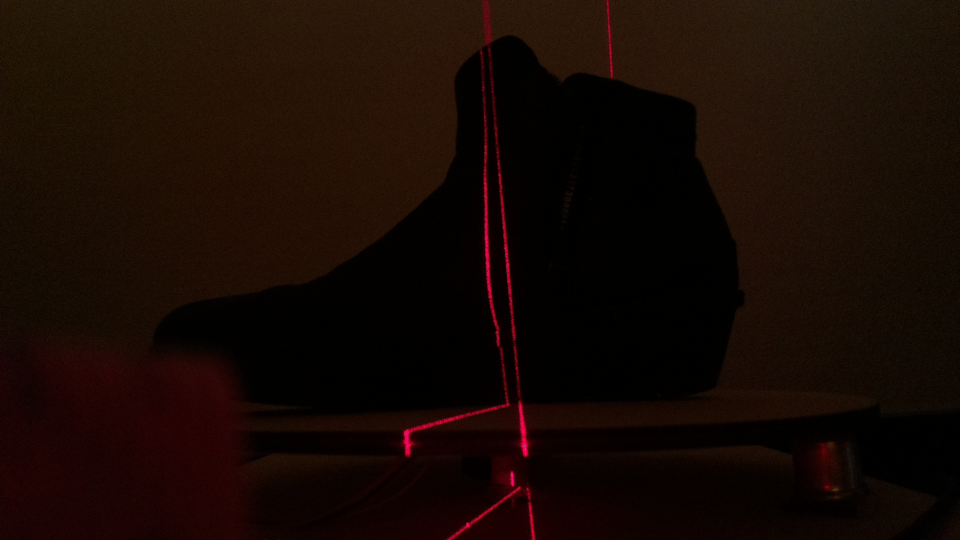
#> input picture testing_pointcloud/Fotos/test0.jpg, 1920 x 1080 px (shown at 1/2 size); its folder holds 4 pictures in this run
$ python Main.py
#> lines starting #> are read from the running program, lines starting #| are printed output that depends on the picture; after the words box and inside, x2 and y2 are one past the last pixel; in counts of white or black regions, pixels touching at a corner belong together
### testing_pointcloud/Coordinates.py
import cv2
import numpy as np

class Coordinates():

    def calculateCoordinates():
        for i in range(73):
            # Get image
            path = "Fotos/test" + str(i) + ".jpg"
            #path = "test.jpg"
            print(path)
            image = cv2.imread(path)
#> image is the input picture: shape (1080, 1920, 3); mean B, G, R 3.6, 9.4, 22.8

            hsv = cv2.cvtColor(image, cv2.COLOR_BGR2HSV)
#> hsv: shape (1080, 1920, 3); mean H, S, V 15.5, 209.3, 22.8

            lower_red = np.array([150, 150, 80])
            upper_red = np.array([255, 255, 255])

            mask = cv2.inRange(hsv, lower_red, upper_red)
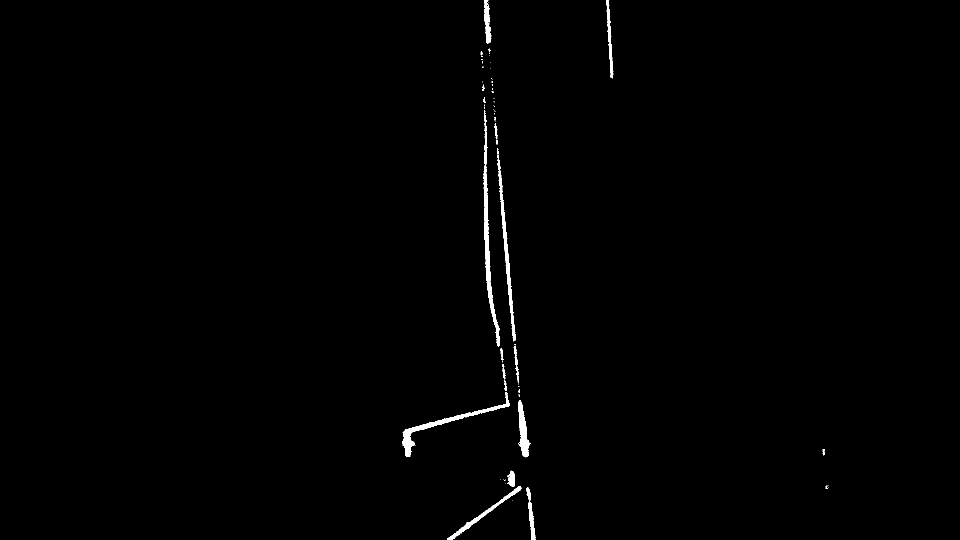
#> mask: shape (1080, 1920) (shown at 1/2 size); 0.66% white; 64 white regions (42 under 20 px), largest, box (x1, y1, x2, y2) and area: (967, 220, 1000, 693) 2971, (804, 785, 1020, 914) 2460, (996, 341, 1032, 683) 1975

            new_image = cv2.cvtColor(mask, cv2.COLOR_GRAY2BGR)

            indices = np.where(new_image == [255])

            coordinates = list(zip(indices[0], indices[1]))
#> coordinates = 41118 items
            coordinatesNoDupes = []

            for index in coordinates:
                if index not in coordinatesNoDupes:
                    coordinatesNoDupes.append(index)
#> this loop made 41118 passes
#> index on passes 1 to 3: (0, 968), (0, 968), (0, 968)
#> after the loop, coordinatesNoDupes = 13706 pairs, first value 0 to 1079, second value 804 to 1656

            zipped_list = coordinatesNoDupes[:]
#> zipped_list has the same summary as coordinatesNoDupes
            np.savetxt('xycoordinates' + str(i) + '.txt', zipped_list, fmt = '%d')
#> pass 2 of the loop in calculateCoordinates, `for i in range(73):`:
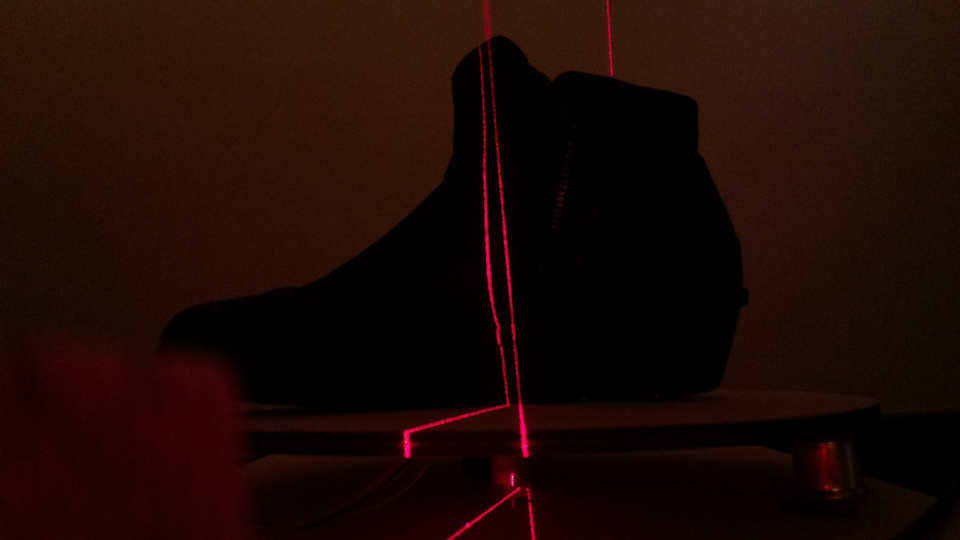
#> input picture testing_pointcloud/Fotos/test1.jpg, 1920 x 1080 px (shown at 1/2 size)
#> in calculateCoordinates, image is the input picture: shape (1080, 1920, 3); mean B, G, R 4, 9.3, 28.5
#> hsv: shape (1080, 1920, 3); mean H, S, V 16.9, 209, 28.5
#> in calculateCoordinates, `mask = cv2.inRange(hsv, lower_red, upper_red)`:
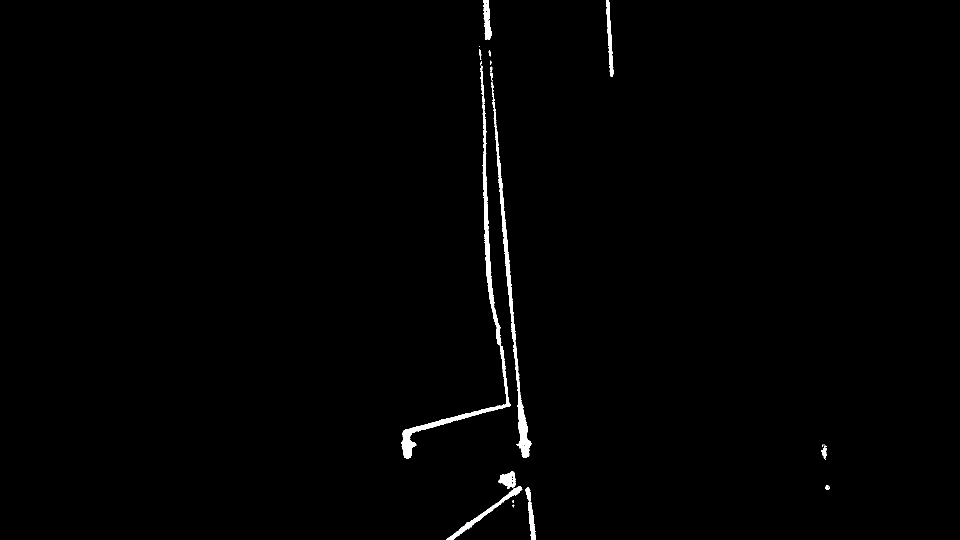
#> mask: shape (1080, 1920) (shown at 1/2 size); 0.84% white; 25 white regions (11 under 20 px), largest, box (x1, y1, x2, y2) and area: (802, 131, 1022, 917) 6907, (982, 164, 1064, 916) 5127, (892, 973, 1045, 1080) 1475
#> coordinates = 52155 items
#> the loop in calculateCoordinates, `for index in coordinates:` made 52155 passes
#> index on passes 1 to 3: (0, 967), (0, 967), (0, 967)
#> after the loop in calculateCoordinates, `for index in coordinates:`: coordinatesNoDupes = 17385 pairs, first value 0 to 1079, second value 802 to 1658
#> zipped_list has the same summary as coordinatesNoDupes

### testing_pointcloud/Main.py
from Coordinates import Coordinates
from Intergration import Intergration

def main():

    Coordinates.calculateCoordinates()
    Temp = Intergration()
    Intergration.ReadFile(Temp)
    Intergration.CalculateXYZ(Temp)

if __name__ == "__main__":
#> (the run stopped early here; a loop or call above may not have finished)
